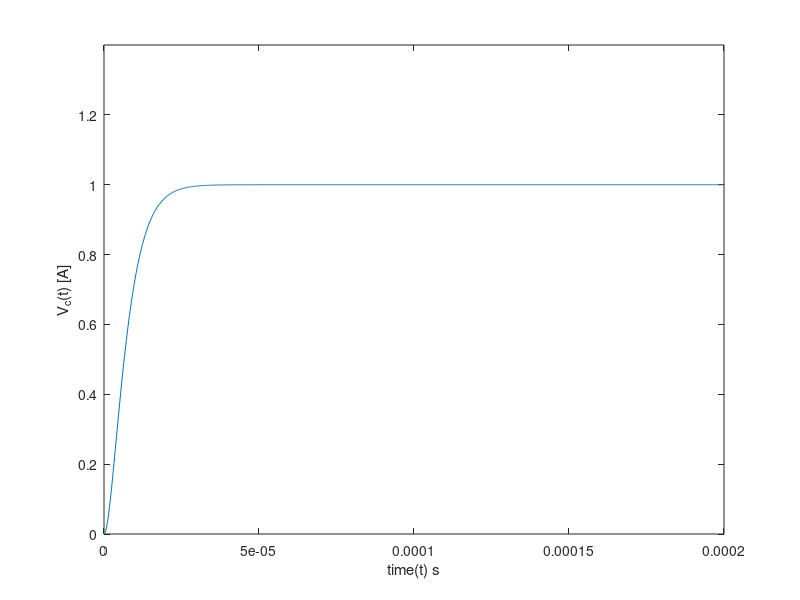

The MATLAB source for this figure:
omega = 258198.9;
t= 0:0.0000002:0.0003;
A = -1;% coefficient C1 
B = -258198.9;%coefficient C2
y = 1 + exp(-omega*t).*(A + B*t);% General Solution for critically damped Response 
plot(t,y);
ylim([0 1.4]);
xlim([0 2*10^-4]);
xlabel("time(t) s");
ylabel("V_c(t) [A]");